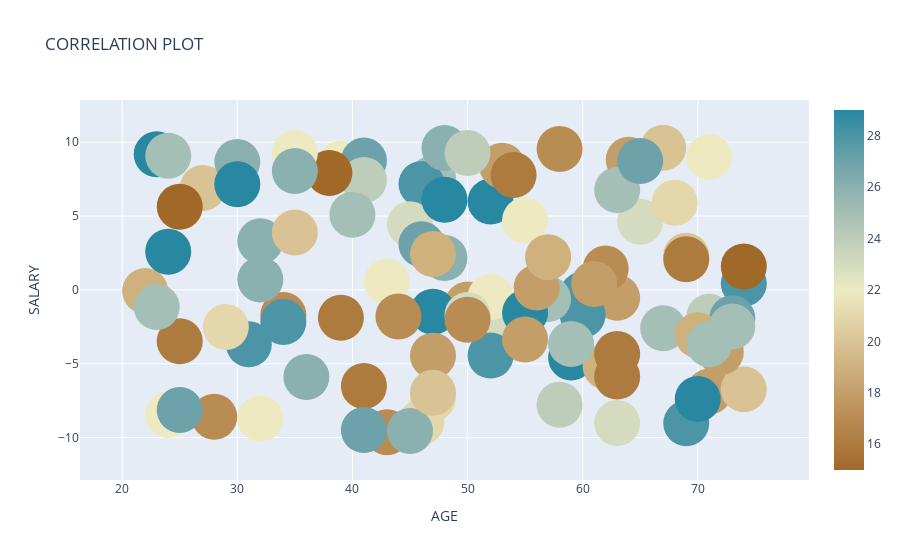

The notebook cell this image was saved under:
### Markdown cell above
#### Bubble Chart

### Code cell
# 4th VARIABLE CAN BE DEBT SIZE - SIZE OF MARKER
trace0 = go.Scatter(x= female_age,
                    y = female_salary,
                    mode = "markers",
                    marker = dict(size = female_tax,
                                  color = female_debt,
                                  colorscale = "Earth",
                                  showscale = True)    )
data = [ trace0 ]

layout = {"title":" CORRELATION PLOT",
          "xaxis": {"title": "AGE",
                    "zeroline":False},
          "yaxis": {"title": "SALARY",
                    "zeroline": False}   }
          
iplot({"data":data,
       "layout":layout})

### Figure 1 — Plotly figure (JSON) as saved in the notebook; plotly's stock layout.template omitted (floating-point values rounded to 4 significant figures)
{"data": [{"marker": {"color": [25, 22, 22, 21, 18, 16, 27, 29, 17, 17, 20, 26, 29, 17, 25, 26, 29, 28, 16, 24, 24, 25, 22, 15, 18, 28, 28, 20, 27, 23, 15, 18, 21, 16, 19, 29, 28, 23, 16, 26, 21, 26, 28, 28, 18, 25, 18, 22, 23, 23, 24, 16, 29, 27, 20, 25, 22, 25, 15, 20, 26, 29, 29, 19, 28, 26, 18, 20, 22, 18, 22, 25, 18, 27, 26, 22, 19, 18, 17, 29, 16, 17, 27, 27, 24, 23, 25, 19, 20, 19, 16, 17, 25, 25, 26, 18, 17, 28, 21, 29], "colorscale": [[0, "rgb(161, 105, 40)"], [0.1667, "rgb(189, 146, 90)"], [0.3333, "rgb(214, 189, 141)"], [0.5, "rgb(237, 234, 194)"], [0.6667, "rgb(181, 200, 184)"], [0.8333, "rgb(121, 167, 172)"], [1, "rgb(40, 135, 161)"]], "showscale": true, "size": 46}, "mode": "markers", "type": "scatter", "x": [67, 24, 39, 46, 63, 25, 41, 52, 43, 34, 67, 32, 23, 28, 47, 32, 59, 60, 41, 71, 41, 24, 55, 38, 50, 31, 46, 27, 41, 53, 25, 71, 29, 39, 62, 47, 74, 45, 63, 48, 47, 45, 60, 69, 64, 59, 53, 52, 65, 50, 58, 63, 70, 25, 35, 57, 35, 63, 74, 69, 48, 55, 48, 22, 52, 30, 55, 74, 43, 56, 71, 23, 72, 73, 36, 32, 70, 47, 62, 30, 69, 50, 46, 65, 50, 63, 40, 47, 47, 57, 54, 44, 71, 73, 35, 61, 58, 34, 68, 24], "y": [-2.591, -8.464, 8.546, -8.946, -0.5294, -3.475, 8.759, 5.986, -9.637, -1.703, 9.625, 3.296, 9.191, -8.583, 7.572, 0.7056, -4.582, -1.7, -6.512, -1.822, 7.445, 9.088, 4.708, 7.914, -0.9904, -3.683, 7.168, 6.904, -9.493, -3.414, 5.636, -6.875, -2.515, -1.882, -5.182, -1.482, 0.431, 4.447, -5.871, 2.163, -7.317, -9.557, -0.3062, -9.024, 8.813, -3.669, 8.405, -0.4864, 4.623, -1.704, -7.779, -4.344, -7.393, -8.127, 3.885, -0.6199, 9.272, 6.757, 1.593, 2.32, 9.601, -1.551, 6.102, -0.07396, -4.449, 8.663, -3.352, -6.734, 0.5723, 0.1556, 9.002, -1.158, -4.225, -1.927, -5.89, -8.699, -3.062, -4.451, 1.451, 7.159, 2.079, -2.013, 3.087, 8.726, 9.273, -9.012, 5.089, 2.432, -6.968, 2.22, 7.778, -1.794, -3.675, -2.472, 8.046, 0.4046, 9.543, -2.178, 5.899, 2.589]}], "layout": {"title": {"text": " CORRELATION PLOT"}, "xaxis": {"title": {"text": "AGE"}, "zeroline": false}, "yaxis": {"title": {"text": "SALARY"}, "zeroline": false}}}
